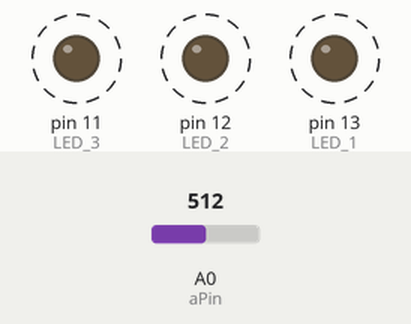
A sketch run on a simulated Arduino Uno, built with avr-gcc and run on an emulated ATmega328P. Shown: output pins drawn as LEDs (lit = HIGH). Dashed ring = blinking. The inputs (shaded band) are chosen by the test bench; at power-on: A0 (aPin) = 512.

Above: at 1.3 s.
1.4 s: A0 (aPin) set to 428
4.5 s: A0 (aPin) set to 409
At 4.72 s:
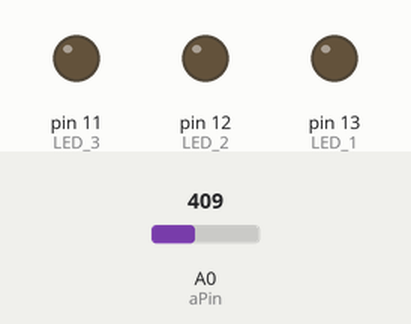
7.6 s: A0 (aPin) set to 390
At 7.73 s:
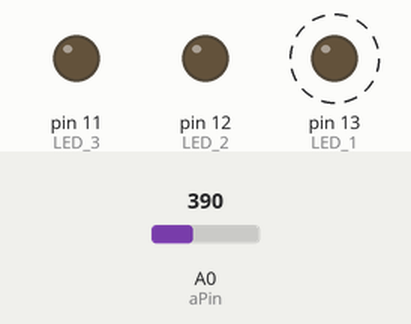
10.7 s: A0 (aPin) set to 410
At 11.09 s:
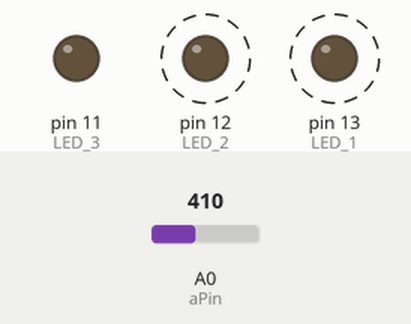
Timing chart, 0 to 14.8 s (numbered marks = the images above; inputs shaded):
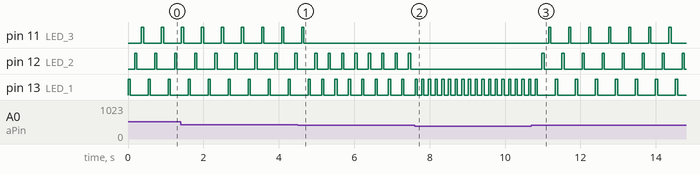

The sketch:

audioVisualisation.ino
```cpp
/* Audio Visualisation
   Version 1.0
   author: Leo Reschetko
*/

const int aPin = A0;
const int LED_1 = 13;
const int LED_2 = 12;
const int LED_3 = 11;
long sensorValue=0;

void setup() {
  pinMode(aPin, INPUT);
  pinMode(LED_1, OUTPUT);
  pinMode(LED_2, OUTPUT);
  pinMode(LED_3, OUTPUT);
  digitalWrite(LED_1,LOW);
  digitalWrite(LED_2,LOW);
  digitalWrite(LED_3,LOW);
  }

void loop() {

  sensorValue = analogRead(aPin);
  if(sensorValue >= 378)
  {
    lightUp(LED_1,59);
    if(sensorValue >= 400)
    {
      lightUp(LED_2,59);
      if(sensorValue >= 410)
      {
        lightUp(LED_3,59);
      }
    }

  }


}

void lightUp(int led, int duration) {
  digitalWrite(led,HIGH);
  delay(duration);
  digitalWrite(led,LOW);
  delay(2 * duration);
 }
```

Measured:
- the behaviour switches between 410 and 409 on A0 (aPin) (found by bisection; images 0 and 1)
- after the input at 4.5 s, pin 11 (LED_3): goes on until 4.7 s, then stays LOW; pin 12 (LED_2): alternates HIGH for 0.06 s and LOW for 0.30 s, starting after 0.81 s; pin 13 (LED_1): alternates HIGH for 0.06 s and LOW for 0.30 s, starting after 0.63 s
- after the input at 7.6 s, pin 12 (LED_2): stops changing and stays LOW; pin 13 (LED_1): alternates HIGH for 0.06 s and LOW for 0.12 s, starting after 0.19 s
- after the input at 10.7 s, pin 11 (LED_3): alternates HIGH for 0.06 s and LOW for 0.47 s, starting after 0.46 s; pin 12 (LED_2): alternates HIGH for 0.06 s and LOW for 0.47 s, starting after 0.28 s; pin 13 (LED_1): alternates HIGH for 0.06 s and LOW for 0.47 s, starting after 0.63 s
- by itself, pin 11 (LED_3), pin 12 (LED_2), pin 13 (LED_1): alternates HIGH for 0.06 s and LOW for 0.47 s
